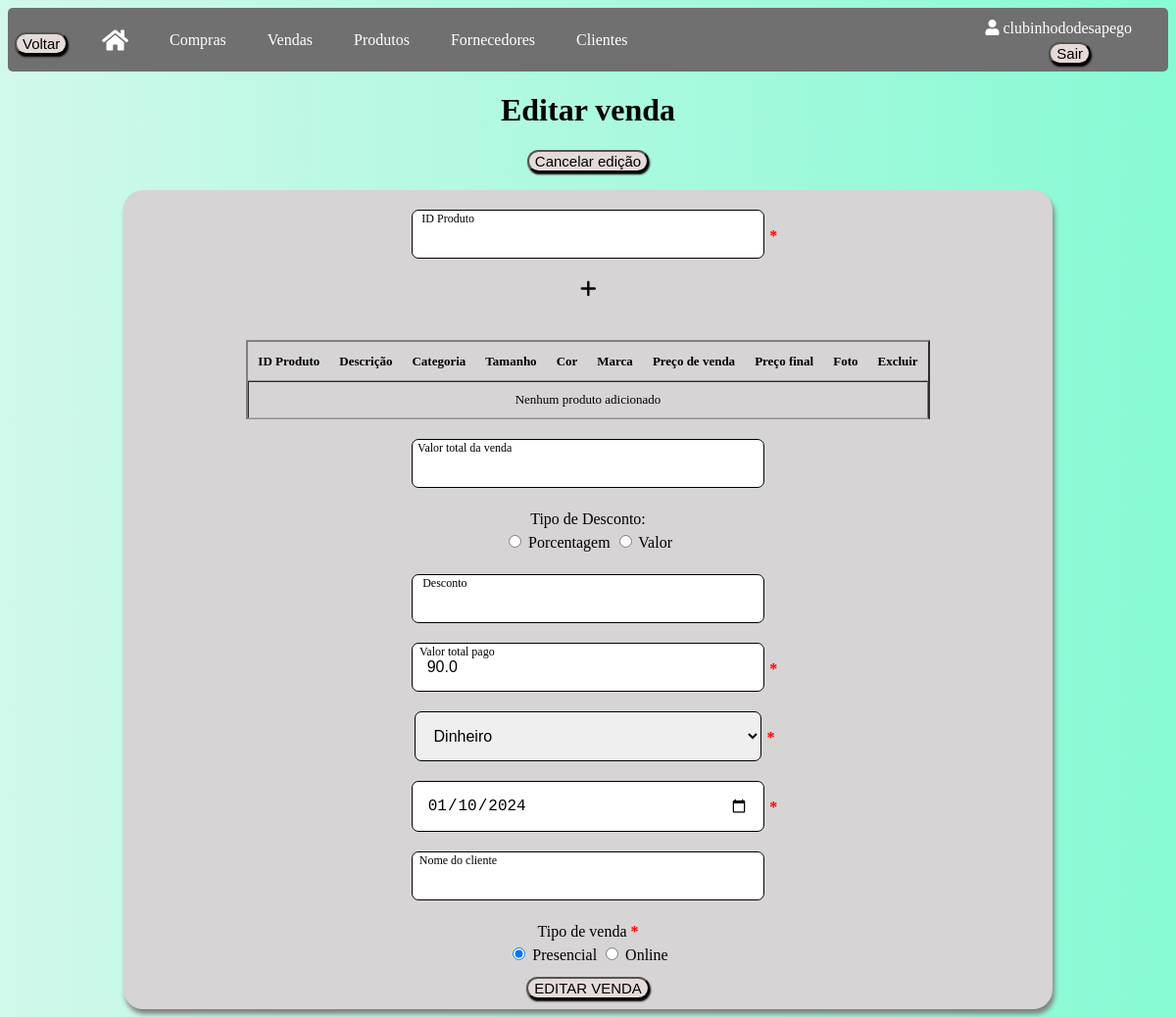
Page /editarvendas/2 (signed in) on the committed database.
### app/models/tables.py (models this page shows, shortened)
class Usuario(db.Model, UserMixin):
    __tablename__ = "usuarios"
    id = db.Column(db.Integer, primary_key=True, autoincrement=True)
    nome_brecho = db.Column(db.String(100))
    email = db.Column(db.String(84), unique=True)
    usuario = db.Column(db.String(80), unique=True)
    senha = db.Column(db.String(128))
    clientes = db.relationship("Cliente", backref="usuario")
    produtos = db.relationship("Produto", backref="usuario")
    fornecedores = db.relationship("Fornecedor", backref="usuario")
    compras = db.relationship("Compra", backref="usuario")
    vendas = db.relationship("Venda", backref="usuario")

class Venda(db.Model):
    __tablename__ = "vendas"
    id = db.Column(db.Integer, primary_key=True, autoincrement=True)
    tipo_desconto = db.Column(db.String)
    desconto = db.Column(db.Integer)
    val_total = db.Column(db.Float)
    forma_pagamento = db.Column(db.String(50))
    tipo_venda = db.Column(db.String(10))
    dta_venda = db.Column(db.Date)
    id_usuario = db.Column(db.Integer, db.ForeignKey('usuarios.id'))
    nome_cliente = db.Column(db.String, db.ForeignKey('clientes.nome'))
    produtos = db.relationship('Produto', secondary=produtos_vendas, back_populates='vendas')

### app/default.py (the view, shortened to what this page needs)
@app.route("/editarvendas/<int:id>", methods=['GET', 'POST'])
def editar_venda(id):
    session.pop('success', None)
    session.pop('error', None)
    venda = Venda.query.filter_by(id=id, id_usuario=current_user.id).first()
    if not venda:
        flash('Venda não encontrada ou não autorizada para edição', 'error')
        return redirect(url_for('vendas_cadastro'))
    produtos = Produto.query.filter_by(id_usuario=current_user.id).all()
    return render_template("editarvendas.html", venda=venda, produtos=produtos)

### app/default.py (called while the page is built)
@login_manager.user_loader
def load_user(id_usuario):
    return Usuario.query.get(int(id_usuario))

### app/templates/editarvendas.html (shortened to what this page needs)
<!DOCTYPE html>
<html lang="en">
<head>
    <link rel="stylesheet" type="text/css" href="{{ url_for('static', filename='css/vendas.css') }}">
    <link rel="stylesheet" href="https://cdnjs.cloudflare.com/ajax/libs/font-awesome/5.15.3/css/all.min.css">
    <link rel="stylesheet" type="text/css" href="https://cdn.datatables.net/1.11.5/css/jquery.dataTables.min.css">
</head>
<body>
    <div class="usuario-logado"><i class="fas fa-user"></i> {{ current_user.usuario }}</div>
    <div class="logout">
        <form method="POST" action="{{ url_for('logout') }}">
            <button class="button" type="submit">Sair</button>
        </form>
    </div>
    <div class="navbar">
        <button onclick="window.history.back()" class="button button_voltar">Voltar</button>
        <a href="/home"><i class="fas fa-home icone-casa"></i></a>
        <a href="/compras">Compras</a>
        <a href="/vendas">Vendas</a>
        <a href="/produtos">Produtos</a>
        <a href="/fornecedores">Fornecedores</a>
        <a href="/clientes">Clientes</a>
    </div>
    <h1 class="titulo">Editar venda</h1>
    <div style="text-align: center;">
        <button onclick="location.href='/vendas'" class="button">Cancelar edição</button>
        <br>
    </div>
    {% block content %}
    <div id="container-login" class="container-vendas">
        <form id="formEditarVenda" action="{{ url_for('editar_venda', id=venda.id)}}" method="POST">
            <section id="vendas" class="section-vendas">
                <div id="produtos-container">
                    <div class="campo-produto">
                        <div class="input-container">
                            <input type="number" name="id_produto[]" id="id_produto" class="input-field">
                            <label for="id_produto" class="input-label">ID Produto</label>
                            <span class="required-asterisk">*</span>
                        </div>
                        <button type="button" class="button_adc" onclick="adicionarProduto()"></button>
                    </div>
                </div>
                <br>
                <table id="tabelaProdutos" class="tabela-cadastro" border="2">
                    <thead>
                        <tr>
                            <th>ID Produto</th>
                            <th>Descrição</th>
                            <th>Categoria</th>
                            <th>Tamanho</th>
                            <th>Cor</th>
                            <th>Marca</th>
                            <th>Preço de venda</th>
                            <th>Preço final</th>
                            <th>Foto</th>
                            <th>Excluir</th>
                        </tr>
                    </thead>
                    <tbody>
                    </tbody>
                </table>
                <div class="input-container">
                    <input type="text" name="valor" id="valor" class="input-field formatar-reais">
                    <label for="valor" class="input-label">Valor total da venda</label>
                </div>
                <div class="input-container">
                    <label for="desconto">Tipo de Desconto:</label>
                    <br>
                    <input type="radio" id="tipo_desconto_porcentagem" name="tipo_desconto" value="Porcentagem" {% if venda.tipo_desconto == 'Porcentagem' %}checked{% endif %}> Porcentagem
                    <input type="radio" id="tipo_desconto_valor" name="tipo_desconto" value="Valor" {% if venda.tipo_desconto == 'Valor' %}checked{% endif %}> Valor
                </div>
                <div class="input-container">
                    <input type="number" name="desconto" value="{{ venda.desconto }}" class="input-field" id="desconto-input">
                    <label for="desconto" class="input-label" id="label-desconto">Desconto</label>
                </div>
                <div class="input-container">
                    <input type="text" name="val_total" value="{{ venda.val_total }}" class="input-field formatar-reais" required>
                    <label for="val_total" class="input-label">Valor total pago</label>
                    <span class="required-asterisk">*</span>
                </div>
                <div class="input-container">
                    <select name="forma_pagamento" id="forma_pagamento" class="input-field select">
                        <option value="Dinheiro" {% if venda.forma_pagamento == 'Dinheiro' %}selected{% endif %}>Dinheiro</option>
                    </select>
                    <span class="required-asterisk">*</span>
                </div>
                <div class="input-container">
                    <input type="date" name="dta_venda" value="{{ venda.dta_venda }}" class="input-field" required>
                    <span class="required-asterisk">*</span>
                </div>
                <div class="input-container">
                    <input type="text" name="nome_cliente" value="{{ venda.nome_cliente }}" class="input-field">
                    <label for="nome_cliente" class="input-label">Nome do cliente</label>
                </div>
                <div class="checkbox-group">
                    <div for="tipo_venda">
                        <span>Tipo de venda</span>
                        <span style="color: red; font-weight: bold">*</span>
                    </div>
                    <input type="radio" name="tipo_venda" id="tipo_venda_presencial" value="Presencial" {% if venda.tipo_venda == 'Presencial' %}checked{% endif %} required> Presencial
                    <input type="radio" name="tipo_venda" id="tipo_venda_online" value="Online" {% if venda.tipo_venda == 'Online' %}checked{% endif %} required> Online
                </div>
                <div class="div-btn">
                    <input type="submit" class="button" value="EDITAR VENDA"id="btnCadastrar"></input>
                </div>
            </section>
        </form>
    </div>
    {% endblock %}
</body>
</html>

### app/static/css/vendas.css (style rules this page uses)
body { background: linear-gradient(to right, #d1f8eb, #87fad4); }
.usuario-logado { position: absolute; top: 20px; right: 45px; color: white; }
.logout { position: absolute; top: 43px; right: 87px; }
.button_voltar { position: absolute; top: 33px; left: 15px; }
.button { margin-bottom: 20px; font-size: 15px; margin-bottom: 13px; display: block; margin: 0 auto; background-color: #e4dbd9; cursor: pointer; transition: background-color 0.3s ease; border-radius: 20px; box-shadow: 1px 2px 2px black; }
.navbar { overflow: hidden; background-color: #707070; height: 65px; border-radius: 5px; }
.navbar a { float: left; display: flex; align-items: center; color: white; text-align: center; padding: 0px 16px; text-decoration: none; height: 100%; margin-left: 80px; margin-right: -70px; }
.icone-casa { font-size: 24px; }
.titulo { text-align: center; }
.button_adc { min-width: 10px; font-size: 19px; margin: 13px auto; border: none; background-color: transparent; cursor: pointer; transition: background-color 0.3s ease; border-radius: 20px; display: block; align-items: center; }
.container-vendas { background-color: #d6d4d4; border-radius: 20px; position: relative; box-shadow: 2px 5px 5px grey; width: 80%; margin: 0 auto; text-align: center; display: flex; flex-direction: column; align-items: center; justify-content: center; }
.section-vendas { height: 100%; width: 100%; line-height: 1.5; }
.input-container { position: relative; margin: 20px; }
.input-container select { width: 100%; max-width: 54%; }
.input-field { width: 50%; padding: 15px; border: 1px solid #000000; border-radius: 7px; font-size: 16px; }
.input-label { position: absolute; top: 20%; left: 25%; transform: translateX(-10%); pointer-events: none; transition: 0.2s ease-out; color: #8f8e8e; }
.input-field:focus + .input-label, .input-field:valid + .input-label { top: 0; font-size: 12px; color: #000000; }
.div-btn { padding: 10px; }
.checkbox-group { text-align: center; }
th { font-size: 17px; background-color: #9c9a9a; }
a { text-decoration: none; color: #000; }
.required-asterisk { color: red; margin-left: 5px; font-weight: bold; position: absolute; top: 30%; }
.tabela-cadastro { margin-bottom: 80px; border-collapse: separate; border-spacing: 50px; }
.tabela-cadastro th { font-size: 13px; background-color: transparent; border: none; }

### rows in the picture
Usuario: usuario "clubinhododesapego"
Venda: val_total "90.0", forma_pagamento "Dinheiro", dta_venda "01/10/2024", tipo_venda "☑"
